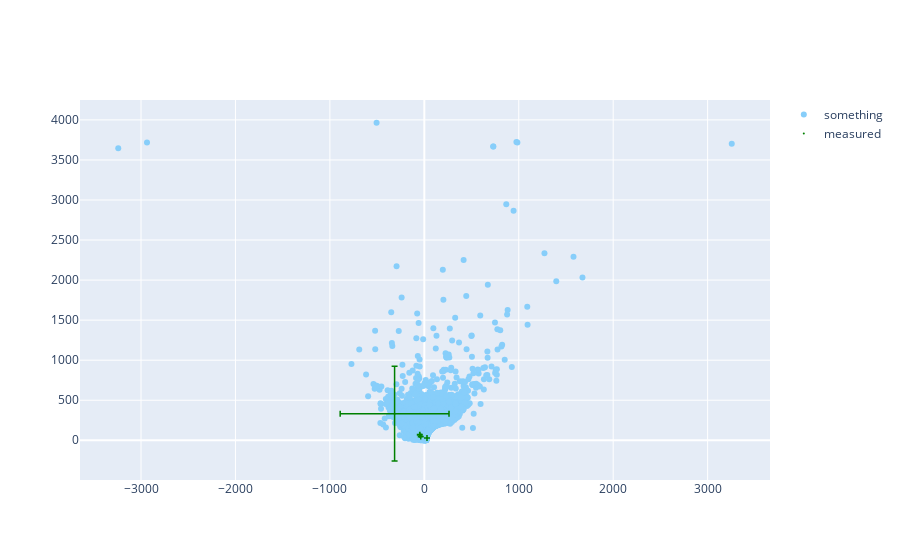

The cell this chart's notebook holds for it:
### Code cell
# Same with plotly 

fig = go.Figure()
fig.add_trace(go.Scatter(
    x = df_halo_stars['V'],y = df_halo_stars['T'], mode='markers', name = 'something',
    marker=dict(
            color='LightSkyBlue',
            size=6,
)))

fig.add_trace(go.Scatter(
    x=V, y=T,
    mode='markers',
    name='measured',
    error_y=dict(
        type='data', 
        array=xerr,
        color='green',
        thickness=1.5,
        width=3,
    ),
    error_x=dict(
        type='data',
        array = yerr,
        color='green',
        thickness=1.5,
        width=3,
    ),
    marker=dict(color='green', size=2)
))

##fig.add_annotation(x=-600, y=200,
##            text="Jessica's star",
##            showarrow=True,
##            arrowhead=1,
##            yshift=10, xshift = -6, arrowsize=1, ax=-20,
##        ay=-50)
##fig.show()

### Figure 1 — Plotly figure (JSON) as saved in the notebook; plotly's stock layout.template omitted (floating-point values rounded to 4 significant figures; data arrays with more than 128 entries replaced by an {"elided": "..."} marker saying what was removed)
{"data": [{"marker": {"color": "LightSkyBlue", "size": 6}, "mode": "markers", "name": "something", "type": "scatter", "x": {"elided": "12573 float values"}, "y": {"elided": "12573 float values"}}, {"error_x": {"array": [576.1, 1.126, -0.09039, 0.1977], "color": "green", "thickness": 1.5, "type": "data", "width": 3}, "error_y": {"array": [-591.3, -3.016, -1.403, 0.09072], "color": "green", "thickness": 1.5, "type": "data", "width": 3}, "marker": {"color": "green", "size": 2}, "mode": "markers", "name": "measured", "type": "scatter", "x": [-314.8, -47.86, -37.86, 28.4], "y": [332.8, 68.74, 46.9, 28.24]}], "layout": {"autosize": true, "xaxis": {"autorange": true, "range": [-3647.0, 3662.0], "type": "linear"}, "yaxis": {"autorange": true, "range": [-498.7, 4305.0], "type": "linear"}}}
